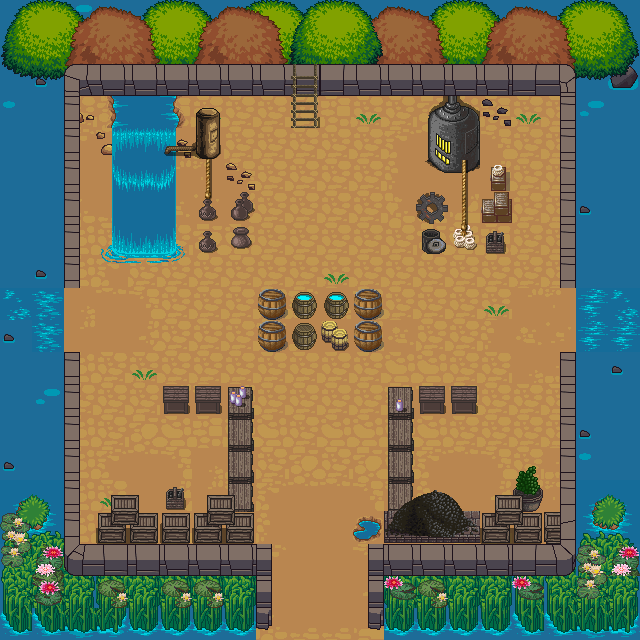

This is a level from a 2D game, rendered from its Tiled map with the project's own tilesets. A one-line summary and the map file follow, with tile-layer data summarised:
An orthogonal 20x20 tile map with 32x32 px tiles, 7 tile layers (bg, tree, moreTree, object, ...), 2 tilesets.

<map version="1.5" tiledversion="1.7.2" orientation="orthogonal" renderorder="right-down" width="20" height="20" tilewidth="32" tileheight="32" infinite="0" nextlayerid="17" nextobjectid="1">
 <editorsettings>
  <export target="room2.json" format="json" />
 </editorsettings>
 <tileset firstgid="1" name="land6" tilewidth="32" tileheight="32" tilecount="1024" columns="32">
  <image source="land6.png" width="1024" height="1024" />
 </tileset>
 <tileset firstgid="1025" name="futuristic4" tilewidth="32" tileheight="32" tilecount="256" columns="16">
  <image source="futuristic4.png" width="512" height="512" />
 </tileset>
 <layer id="7" name="bg" width="20" height="20">
  <data>[400 cells, 400 non-empty, 33 distinct tile ids]</data>
 </layer>
 <layer id="10" name="tree" width="20" height="20">
  <data>[400 cells, 110 non-empty, 50 distinct tile ids]</data>
 </layer>
 <layer id="14" name="moreTree" width="20" height="20">
  <data>[400 cells, 72 non-empty, 41 distinct tile ids]</data>
 </layer>
 <layer id="9" name="object" width="20" height="20">
  <data>[400 cells, 47 non-empty, 35 distinct tile ids]</data>
 </layer>
 <layer id="12" name="wall" width="20" height="20">
  <data>[400 cells, 58 non-empty, 16 distinct tile ids]</data>
 </layer>
 <layer id="15" name="moreObject" width="20" height="20">
  <data>[400 cells, 24 non-empty, 19 distinct tile ids]</data>
 </layer>
 <layer id="16" name="moremoreObject" width="20" height="20">
  <data>[400 cells, 11 non-empty, 9 distinct tile ids]</data>
 </layer>
</map>
